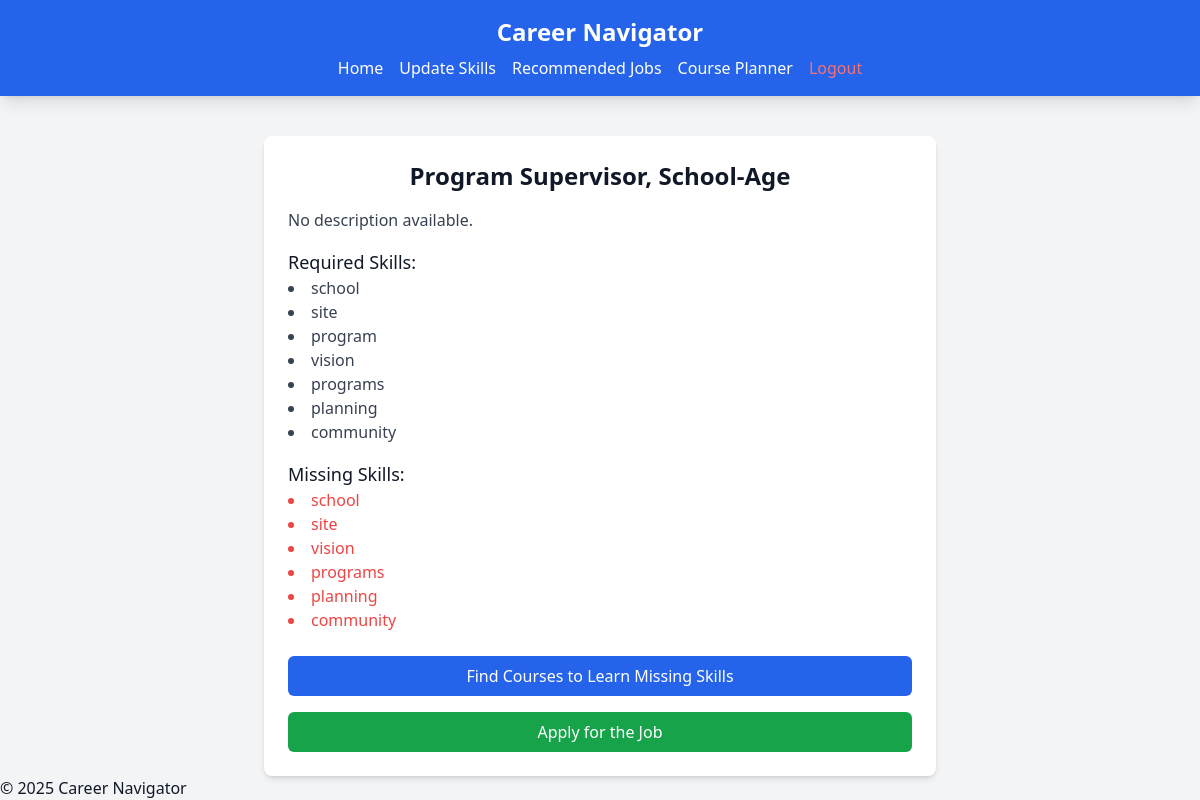
The page /jobs/job_details.php?id=15 (signed in) on the database its author committed.
### tables this page shows
CREATE TABLE `jobs` (
  `id` int(11) NOT NULL,
  `title` varchar(255) NOT NULL,
  `company` varchar(255) NOT NULL,
  `skills_required` text NOT NULL,
  `job_url` varchar(255) NOT NULL
);

### jobs/job_details.php (the view, shortened to what this page needs)
<?php
include '../includes/config.php';
$user_id = $_SESSION['user_id'];
$job_id = $_GET['id'];
$stmt = $conn->prepare("SELECT skills FROM users WHERE id = ?");
$stmt->bind_param("i", $user_id);
$stmt->execute();
$result = $stmt->get_result();
$user = $result->fetch_assoc();
$user_skills_raw = $user['skills'] ?? '';
$stmt = $conn->prepare("SELECT title, skills_required, job_url FROM jobs WHERE id = ?");
$stmt->bind_param("i", $job_id);
$stmt->execute();
$result = $stmt->get_result();
$job = $result->fetch_assoc();
$title = $job['title'] ?? 'Job Title Not Available';
$description = $job['description'] ?? 'No description available.';
$job_skills_raw = $job['skills_required'] ?? '';
$url = $job['job_url'] ?? '#';
$user_skills = array_map('mb_strtolower', array_map('trim', explode(',', $user_skills_raw)));
$job_skills = array_map('mb_strtolower', array_map('trim', explode(',', $job_skills_raw)));
$user_skills = array_filter($user_skills);
$job_skills = array_filter($job_skills);
$missing_skills = array_diff($job_skills, $user_skills);
?>
<!DOCTYPE html>
<html lang="en">
<head>
    <script src="https://cdn.tailwindcss.com"></script>
</head>
<body class="bg-gray-100 text-gray-900">
<header class="bg-blue-600 text-white p-4 shadow-lg">
    <h1 class="text-2xl font-bold text-center">Career Navigator</h1>
    <nav class="flex justify-center space-x-4 mt-2">
        <a href="../home.php" class="hover:underline">Home</a>
        <a href="../users/assessment.php" class="hover:underline">Update Skills</a>
        <a href="../jobs/recommend_jobs.php" class="hover:underline">Recommended Jobs</a>
        <a href="../planner.php" class="hover:underline">Course Planner</a>
        <a href="../auth/logout.php" class="hover:underline text-red-400">Logout</a>
    </nav>
</header>
<div class="max-w-2xl mx-auto mt-10 p-6 bg-white rounded-lg shadow-md">
    <h2 class="text-2xl font-semibold text-center mb-4"><?php echo htmlspecialchars($title); ?></h2>
    <p class="text-gray-700 mb-4"><?php echo nl2br(htmlspecialchars($description)); ?></p>
    <h3 class="text-lg font-medium">Required Skills:</h3>
    <ul class="list-disc list-inside mb-4">
        <?php foreach ($job_skills as $skill): ?>
            <li class="text-gray-700"><?php echo htmlspecialchars($skill); ?></li>
        <?php endforeach; ?>
    </ul>
    <h3 class="text-lg font-medium">Missing Skills:</h3>
    <?php if (empty($missing_skills)): ?>
        <p class="text-green-600 font-semibold">None! You qualify for this job.</p>
    <?php else: ?>
        <ul class="list-disc list-inside text-red-500">
            <?php foreach ($missing_skills as $skill): ?>
                <li><?php echo htmlspecialchars($skill); ?></li>
            <?php endforeach; ?>
        </ul>
    <?php endif; ?>
    <div class="mt-6 flex flex-col space-y-4">
        <?php if (!empty($missing_skills)): ?>
            <a href="../courses.php?missing_skills=<?php echo urlencode(implode(',', $missing_skills)); ?>">
                <button class="w-full bg-blue-600 text-white px-4 py-2 rounded-md hover:bg-blue-700 transition">
                    Find Courses to Learn Missing Skills
                </button>
            </a>
        <?php endif; ?>
        <a href="<?php echo htmlspecialchars($url); ?>" target="_blank">
            <button class="w-full bg-green-600 text-white px-4 py-2 rounded-md hover:bg-green-700 transition">
                Apply for the Job
            </button>
        </a>
    </div>
</div>
<?php include '../includes/footer.php'; ?>
</body>
</html>

### rows shown on the page
jobs: title "Program Supervisor, School-Age", skills_required "school", skills_required "site", skills_required "program", skills_required "vision", skills_required "programs", skills_required "planning", skills_required "community"

### other values the page prints
$description "No description available."
$skill "school"
$skill "site"
$skill "vision"
$skill "programs"
$skill "planning"
$skill "community"
